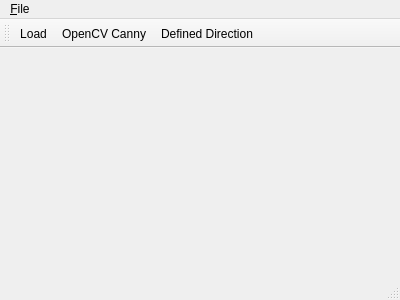
<?xml version="1.0" encoding="UTF-8"?>
<ui version="4.0">
 <class>MainWindow</class>
 <widget class="QMainWindow" name="MainWindow">
  <property name="geometry">
   <rect>
    <x>0</x>
    <y>0</y>
    <width>400</width>
    <height>300</height>
   </rect>
  </property>
  <property name="windowTitle">
   <string>MainWindow</string>
  </property>
  <widget class="QWidget" name="centralWidget">
   <widget class="QLabel" name="label">
    <property name="geometry">
     <rect>
      <x>0</x>
      <y>0</y>
      <width>401</width>
      <height>221</height>
     </rect>
    </property>
    <property name="text">
     <string/>
    </property>
   </widget>
  </widget>
  <widget class="QMenuBar" name="menuBar">
   <property name="geometry">
    <rect>
     <x>0</x>
     <y>0</y>
     <width>400</width>
     <height>25</height>
    </rect>
   </property>
   <widget class="QMenu" name="menuWhat_should_I_type">
    <property name="title">
     <string>&amp;File</string>
    </property>
    <addaction name="action_Load"/>
    <addaction name="actionExit"/>
   </widget>
   <addaction name="menuWhat_should_I_type"/>
  </widget>
  <widget class="QToolBar" name="mainToolBar">
   <attribute name="toolBarArea">
    <enum>TopToolBarArea</enum>
   </attribute>
   <attribute name="toolBarBreak">
    <bool>false</bool>
   </attribute>
   <addaction name="action_Load"/>
   <addaction name="actionOpenCVCanny"/>
   <addaction name="actionDefinedDirection"/>
  </widget>
  <widget class="QStatusBar" name="statusBar"/>
  <action name="actionExit">
   <property name="checkable">
    <bool>false</bool>
   </property>
   <property name="checked">
    <bool>false</bool>
   </property>
   <property name="text">
    <string>&amp;Exit</string>
   </property>
   <property name="shortcut">
    <string>Ctrl+Q</string>
   </property>
  </action>
  <action name="action_Load">
   <property name="text">
    <string>&amp;Load</string>
   </property>
   <property name="toolTip">
    <string>Load image</string>
   </property>
   <property name="shortcut">
    <string>Ctrl+O</string>
   </property>
  </action>
  <action name="actionOpenCVCanny">
   <property name="text">
    <string>OpenCV Canny</string>
   </property>
   <property name="toolTip">
    <string>Edge detection implemented in OpenCV - Canny</string>
   </property>
  </action>
  <action name="actionDefinedDirection">
   <property name="text">
    <string>Defined Direction</string>
   </property>
   <property name="toolTip">
    <string>Edge detection in defined direction</string>
   </property>
  </action>
 </widget>
 <layoutdefault spacing="6" margin="11"/>
 <resources/>
 <connections/>
</ui>
